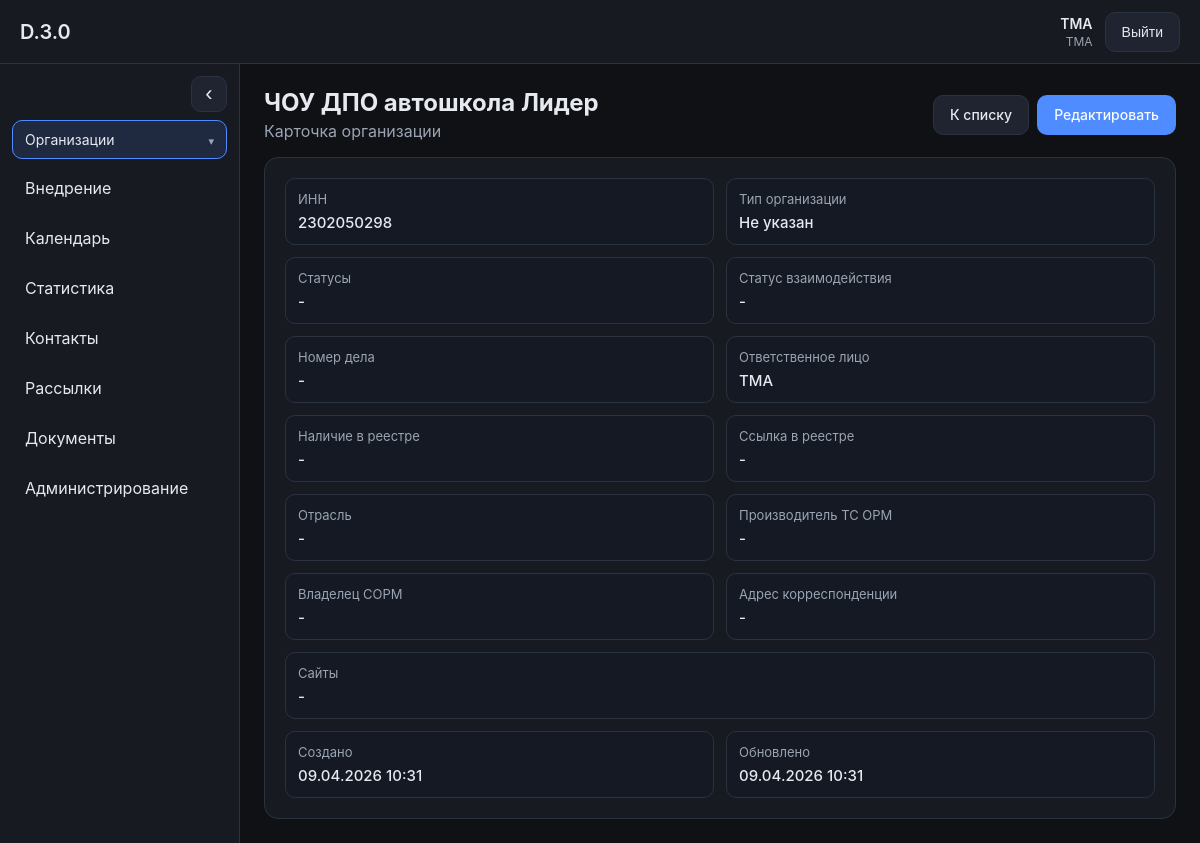
Screenshot of /panel/organizations/2/ (signed in) with the database file from the repository.
### apps/crm/models/core.py (models this page shows, shortened)
class TimeAuditModel(models.Model):
    created_at = models.DateTimeField(auto_now_add=True, verbose_name="Дата создания")
    updated_at = models.DateTimeField(auto_now=True, verbose_name="Дата изменения")
    created_by = models.ForeignKey(
        settings.AUTH_USER_MODEL,
        on_delete=models.SET_NULL,
        related_name="%(app_label)s_%(class)s_created",
        null=True,
        blank=True,
        verbose_name="Кто создал",
    )
    updated_by = models.ForeignKey(
        settings.AUTH_USER_MODEL,
        on_delete=models.SET_NULL,
        related_name="%(app_label)s_%(class)s_updated",
        null=True,
        blank=True,
        verbose_name="Кто изменил",
    )
    class Meta:
        abstract = True

class Organization(TimeAuditModel):
    icon = models.ImageField(upload_to="organizations/icons/", null=True, blank=True, verbose_name="Иконка")
    name = models.CharField(max_length=500, verbose_name="Наименование организации")
    inn = models.CharField(
        max_length=12,
        db_index=True,
        validators=[MinLengthValidator(10)],
        verbose_name="ИНН",
    )
    organization_type = models.ForeignKey(
        OrganizationType,
        on_delete=models.PROTECT,
        related_name="organizations",
        verbose_name="Тип организации",
    )
    statuses = models.ManyToManyField(
        OrganizationStatus,
        related_name="organizations_by_statuses",
        blank=True,
        verbose_name="Статусы",
    )
    interaction_status = models.ForeignKey(
        InteractionStatus,
        on_delete=models.PROTECT,
        related_name="organizations",
        null=True,
        blank=True,
        verbose_name="Статус взаимодействия",
    )
    case_number = models.CharField(max_length=128, blank=True, verbose_name="Номер дела")
    responsible_person = models.ForeignKey(
        settings.AUTH_USER_MODEL,
        on_delete=models.SET_NULL,
        related_name="responsible_organizations",
        null=True,
        blank=True,
        verbose_name="Ответственное лицо",
    )
    in_registry = models.CharField(max_length=255, blank=True, verbose_name="Наличие в реестре")
    registry_record_url = models.URLField(blank=True, verbose_name="Ссылка на запись в реестре")
    sites = models.JSONField(default=list, blank=True, validators=[validate_url_list], verbose_name="Сайты")
    correspondence_address = models.TextField(blank=True, verbose_name="Адрес для корреспонденции")
    industry = models.ForeignKey(
        Industry,
        on_delete=models.SET_NULL,
        related_name="organizations",
        null=True,
        blank=True,
        verbose_name="Отрасль",
    )
    orm_vendor = models.ForeignKey(
        OrmVendor,
        on_delete=models.SET_NULL,
        related_name="organizations",
        null=True,
        blank=True,
        verbose_name="Производитель ТС ОРМ",
    )
    sorm_owner = models.ForeignKey(
        "self",
        on_delete=models.SET_NULL,
        related_name="sorm_children",
        null=True,
        blank=True,
        verbose_name="Владелец СОРМ",
    )
    class Meta:
        verbose_name = "Организация"
        verbose_name_plural = "Организации"
        ordering = ("name",)
        indexes = [
            models.Index(fields=["inn"]),
            models.Index(fields=["name"]),
        ]
        constraints = [
            models.UniqueConstraint(fields=["inn", "name"], name="uniq_org_inn_name"),
        ]

class NamedReference(models.Model):
    name = models.CharField(max_length=255, unique=True, verbose_name="Наименование")
    is_active = models.BooleanField(default=True, verbose_name="Активен")
    alias = models.CharField(max_length=255, blank=True, verbose_name="Синоним для импорта")
    class Meta:
        abstract = True
        ordering = ("name",)
    def __str__(self) -> str:
        return self.name

class OrganizationType(NamedReference):
    icon = models.ImageField(upload_to="organization_types/icons/", null=True, blank=True, verbose_name="Иконка")
    class Meta(NamedReference.Meta):
        verbose_name = "Тип организации"
        verbose_name_plural = "Типы организаций"

### apps/crm/views.py (the view)
# urls.py: path("organizations/<int:pk>/", views.OrganizationDetailView.as_view(), name="organization_detail"),
class OrganizationDetailView(PanelAuthMixin, PanelMenuMixin, DetailView):
    template_name = "panel/organization_detail.html"
    context_object_name = "organization"
    def get_queryset(self):
        return Organization.objects.select_related(
            "organization_type",
            "interaction_status",
            "industry",
            "orm_vendor",
            "sorm_owner",
            "created_by",
            "updated_by",
        ).prefetch_related("statuses")

### apps/crm/views.py (called while the page is built)
    def get_context_data(self, **kwargs):
        context = super().get_context_data(**kwargs)
        context["panel_menu"] = self.get_panel_menu()
        context["panel_title"] = self.panel_title
        return context

### templates/panel/organization_detail.html (shortened to what this page needs)
{% extends "panel/base.html" %}
{% block content %}
  <section class="panel-toolbar">
    <div class="panel-toolbar-title">
      <h1>{{ organization.name }}</h1>
      <p>Карточка организации</p>
    </div>
    <div class="panel-toolbar-actions">
      <a class="panel-btn panel-btn-secondary" href="{% url 'panel:organization_list' %}">К списку</a>
      <a class="panel-btn panel-btn-primary" href="{% url 'panel:organization_edit' organization.pk %}">Редактировать</a>
    </div>
  </section>
  <section class="panel-card panel-detail-grid">
    <div class="panel-detail-item">
      <span>ИНН</span>
      <strong>{{ organization.inn }}</strong>
    </div>
    <div class="panel-detail-item">
      <span>Тип организации</span>
      <strong>{{ organization.organization_type }}</strong>
    </div>
    <div class="panel-detail-item">
      <span>Статусы</span>
      {% with organization.statuses.all as statuses %}
        {% if statuses %}
          <div class="panel-status-tags">
            {% for status in statuses %}
              <span class="panel-status-tag">{{ status.name }}</span>
            {% endfor %}
          </div>
        {% else %}
          <strong>-</strong>
        {% endif %}
      {% endwith %}
    </div>
    <div class="panel-detail-item">
      <span>Статус взаимодействия</span>
      <strong>{{ organization.interaction_status|default:"-" }}</strong>
    </div>
    <div class="panel-detail-item">
      <span>Номер дела</span>
      <strong>{{ organization.case_number|default:"-" }}</strong>
    </div>
    <div class="panel-detail-item">
      <span>Ответственное лицо</span>
      <strong>{{ organization.responsible_person|default:"-" }}</strong>
    </div>
    <div class="panel-detail-item">
      <span>Наличие в реестре</span>
      <strong>{{ organization.in_registry|default:"-" }}</strong>
    </div>
    <div class="panel-detail-item">
      <span>Ссылка в реестре</span>
      {% if organization.registry_record_url %}
        <a class="panel-link" href="{{ organization.registry_record_url }}" target="_blank" rel="noopener noreferrer">
          {{ organization.registry_record_url }}
        </a>
      {% else %}
        <strong>-</strong>
      {% endif %}
    </div>
    <div class="panel-detail-item">
      <span>Отрасль</span>
      <strong>{{ organization.industry|default:"-" }}</strong>
    </div>
    <div class="panel-detail-item">
      <span>Производитель ТС ОРМ</span>
      <strong>{{ organization.orm_vendor|default:"-" }}</strong>
    </div>
    <div class="panel-detail-item">
      <span>Владелец СОРМ</span>
      <strong>{{ organization.sorm_owner|default:"-" }}</strong>
    </div>
    <div class="panel-detail-item">
      <span>Адрес корреспонденции</span>
      <strong>{{ organization.correspondence_address|default:"-" }}</strong>
    </div>
    <div class="panel-detail-item panel-detail-item-full">
      <span>Сайты</span>
      {% if organization.sites %}
        <ul class="panel-sites-list">
          {% for site in organization.sites %}
            <li><a class="panel-link" href="{{ site }}" target="_blank" rel="noopener noreferrer">{{ site }}</a></li>
          {% endfor %}
        </ul>
      {% else %}
        <strong>-</strong>
      {% endif %}
    </div>
    <div class="panel-detail-item">
      <span>Создано</span>
      <strong>{{ organization.created_at|date:"d.m.Y H:i" }}</strong>
    </div>
    <div class="panel-detail-item">
      <span>Обновлено</span>
      <strong>{{ organization.updated_at|date:"d.m.Y H:i" }}</strong>
    </div>
  </section>
{% endblock %}

### templates/panel/base.html (shortened to what this page needs)
{% load static %}
<!DOCTYPE html>
<html lang="ru">
<head>
  <link rel="stylesheet" href="{% static 'panel/panel.css' %}">
</head>
<body>
  <div class="panel-layout">
    <header class="panel-header">
      <div class="panel-header-left">
        <div class="panel-header-title">{{ panel_title }}</div>
      </div>
      <div class="panel-user-wrap">
        <div class="panel-user">
          <div class="panel-user-name">
            {% if request.user.get_full_name %}
              {{ request.user.get_full_name }}
            {% else %}
              {{ request.user.username }}
            {% endif %}
          </div>
          <div class="panel-user-meta">{{ request.user.username }}</div>
        </div>
        <form method="post" action="{% url 'panel:logout' %}">
          <button type="submit" class="panel-btn panel-btn-secondary">Выйти</button>
        </form>
      </div>
    </header>
    <div class="panel-body" id="panel-body">
      <aside class="panel-sidebar" id="panel-sidebar">
        <div class="panel-sidebar-toolbar">
          <button type="button" class="panel-sidebar-collapse-toggle" id="panel-sidebar-collapse-toggle" aria-pressed="false" aria-label="Свернуть меню" title="Свернуть меню"></button>
        </div>
        <nav class="panel-nav">
          {% for item in panel_menu %}
            {% if item.children %}
              <details class="panel-nav-group">
                <summary class="panel-nav-group-summary{% if item.is_active %} panel-nav-group-summary-active{% endif %}">{{ item.name }}</summary>
              </details>
            {% else %}
              <a href="{{ item.url }}" class="panel-nav-item{% if item.is_active %} panel-nav-item-active{% endif %}">
                {{ item.name }}
              </a>
            {% endif %}
          {% endfor %}
        </nav>
      </aside>
      <main class="panel-main" id="panel-main">
        {% block content %}{% endblock %}
      </main>
    </div>
  </div>
</body>
</html>

### apps/crm/static/panel/panel.css (style rules this page uses)
:root { --panel-sidebar-collapse-btn: 36px; --panel-sidebar-rail-pad-x: 4px; --panel-sidebar-rail: calc(var(--panel-sidebar-collapse-btn) + 2 * var(--panel-sidebar-rail-pad-x)); --panel-bg: #0f1115; --panel-surface: #171a21; --panel-surface-soft: #1f2430; --panel-border: #2b3240; --panel-text: #e6e9ef; --panel-muted: #9aa4b2; --panel-accent: #4f8cff; --panel-accent-text: #f8fbff; --panel-success-bg: #0f2a22; --panel-success-border: #1f5d49; --panel-success-text: #7de2b8; --panel-error-bg: #34171a; --panel-error-border: #7a313a; --panel-error-text: #ff9ca8; --panel-info-bg: #14263d; --panel-info-border: #2d4f7a; --panel-info-text: #9ec5ff; }
* { box-sizing: border-box; }
body { margin: 0; font-family: Inter, Arial, sans-serif; background: var(--panel-bg); color: var(--panel-text); }
.panel-layout { min-height: 100vh; display: flex; flex-direction: column; }
.panel-header { height: 64px; border-bottom: 1px solid var(--panel-border); background: var(--panel-surface); padding: 0 20px; display: flex; align-items: center; justify-content: space-between; }
.panel-header-left { display: flex; align-items: center; gap: 10px; min-width: 0; }
.panel-header-title { font-size: 20px; font-weight: 600; }
.panel-user-wrap { display: flex; align-items: center; gap: 12px; }
.panel-user { display: flex; flex-direction: column; align-items: flex-end; gap: 2px; }
.panel-user-name { font-size: 14px; font-weight: 600; }
.panel-user-meta { font-size: 12px; color: var(--panel-muted); }
.panel-body { display: flex; flex: 1; min-height: 0; }
.panel-sidebar { width: 240px; flex-shrink: 0; border-right: 1px solid var(--panel-border); background: var(--panel-surface); padding: 12px 12px 20px; transition: width 0.2s ease, padding 0.2s ease, border-color 0.2s ease; }
.panel-sidebar-toolbar { display: flex; justify-content: flex-end; margin-bottom: 8px; min-height: 36px; }
.panel-sidebar-collapse-toggle { flex-shrink: 0; width: var(--panel-sidebar-collapse-btn); height: var(--panel-sidebar-collapse-btn); padding: 0; border: 1px solid var(--panel-border); border-radius: 10px; background: var(--panel-surface-soft); color: var(--panel-text); cursor: pointer; position: relative; }
.panel-sidebar-collapse-toggle::before { content: "\2039"; font-size: 22px; line-height: 1; position: absolute; left: 50%; top: 50%; transform: translate(-50%, -52%); }
.panel-nav { display: flex; flex-direction: column; gap: 8px; }
.panel-nav-item { text-decoration: none; color: var(--panel-text); padding: 10px 12px; border: 1px solid transparent; border-radius: 10px; }
.panel-nav-group { border-radius: 10px; }
.panel-nav-group-summary { list-style: none; cursor: pointer; user-select: none; text-decoration: none; color: var(--panel-text); padding: 10px 12px; border: 1px solid transparent; border-radius: 10px; font-size: 14px; }
.panel-nav-group-summary::after { content: "\25BE"; float: right; font-size: 11px; opacity: 0.65; margin-top: 3px; }
.panel-nav-group-summary-active { border-color: var(--panel-accent); background: rgba(79, 140, 255, 0.14); }
.panel-main { flex: 1; padding: 24px; overflow: auto; }
.panel-card { background: var(--panel-surface); border: 1px solid var(--panel-border); border-radius: 14px; padding: 20px; }
.panel-toolbar { display: flex; justify-content: space-between; align-items: center; gap: 16px; margin-bottom: 16px; flex-wrap: wrap; }
.panel-toolbar-title h1 { margin: 0; font-size: 24px; }
.panel-toolbar-title p { margin: 4px 0 0; color: var(--panel-muted); }
.panel-toolbar-actions { display: flex; gap: 8px; align-items: center; }
.panel-btn { border: 1px solid transparent; border-radius: 10px; height: 40px; padding: 0 16px; display: inline-flex; align-items: center; justify-content: center; text-decoration: none; font-size: 14px; font-weight: 500; cursor: pointer; }
.panel-btn-primary { background: var(--panel-accent); color: var(--panel-accent-text); }
.panel-btn-secondary { background: var(--panel-surface-soft); color: var(--panel-text); border-color: var(--panel-border); }
.panel-detail-grid { display: grid; grid-template-columns: repeat(2, minmax(220px, 1fr)); gap: 12px; }
.panel-detail-item { background: #141923; border: 1px solid var(--panel-border); border-radius: 10px; padding: 12px; display: flex; flex-direction: column; gap: 6px; }
.panel-detail-item span { font-size: 13px; color: var(--panel-muted); }
.panel-detail-item strong { font-size: 15px; font-weight: 500; word-break: break-word; }
.panel-detail-item-full { grid-column: 1 / -1; }

### rows the page displays
Organization: name "ЧОУ ДПО автошкола Лидер", inn "2302050298", organization_type "Не указан", interaction_status "-", case_number "-", responsible_person "ТМА", in_registry "-", industry "-", orm_vendor "-", sorm_owner "-", correspondence_address "-", created_at "09.04.2026 10:31", updated_at "09.04.2026 10:31"

### other values shown
{{ panel_title }} "D.3.0"
{{ request.user.username }} "ТМА"
{{ item.name }} "Организации"
{{ item.name }} "Внедрение" "Календарь" "Статистика" "Контакты" "Рассылки" "Документы" "Администрирование"
